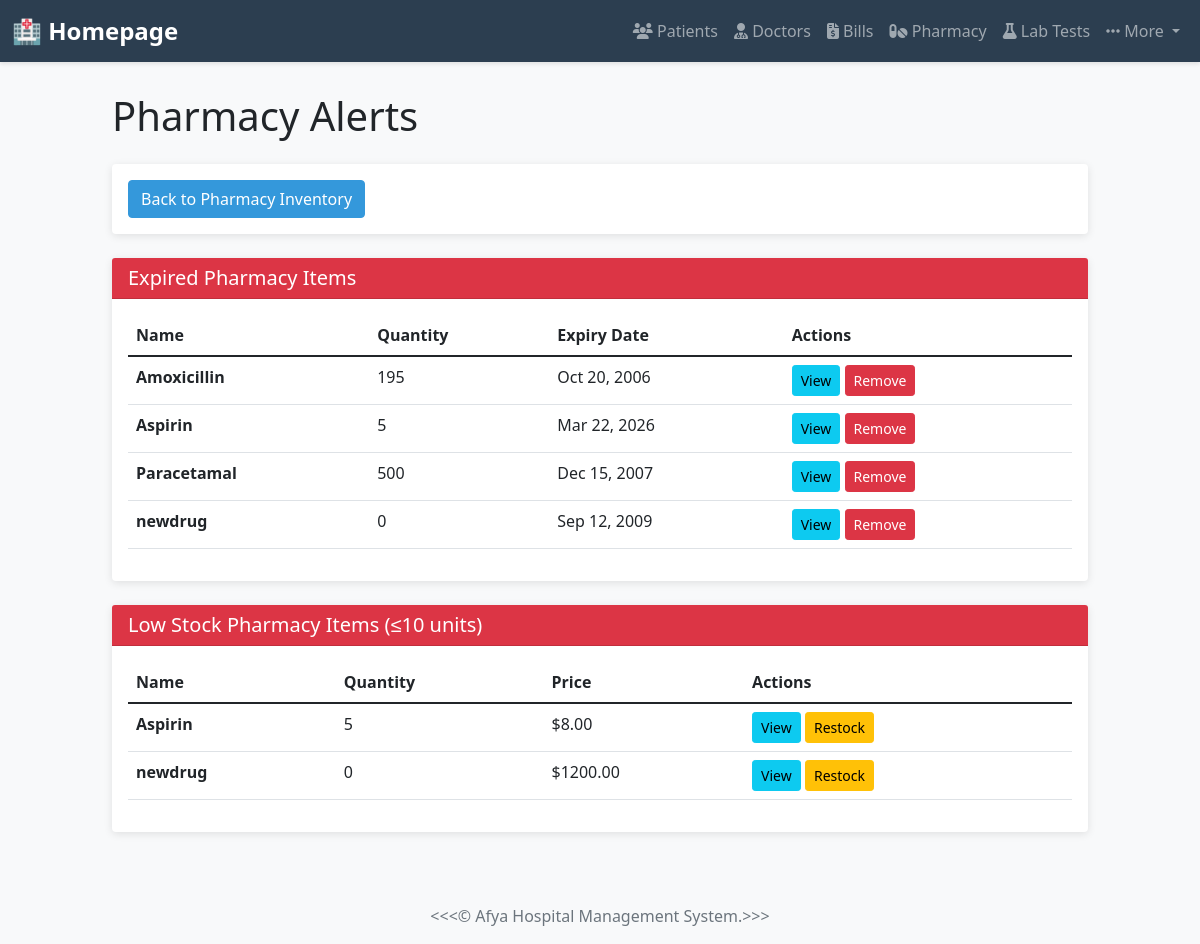
/pharmacy/alerts/, run on the app's committed database.
### myapp/models.py (models this page shows, shortened)
class PharmacyItem(models.Model):
    name = models.CharField(max_length=100, unique=True)
    quantity = models.PositiveIntegerField(help_text="Current stock quantity")
    price = models.DecimalField(max_digits=10, decimal_places=2, help_text="Price per unit")
    expiry_date = models.DateField()
    batch_number = models.CharField(max_length=50, blank=True, null=True)
    date_added = models.DateTimeField(auto_now_add=True)
    updated_at = models.DateTimeField(auto_now=True)
    class Meta:
        ordering = ['name']

### myapp/views.py (the view)
# urls.py: path('pharmacy/alerts/', views.pharmacy_alerts, name='pharmacy_alerts'),
def pharmacy_alerts(request):
    today = date.today()
    expiring_soon = PharmacyItem.objects.filter(expiry_date__lte=today + timedelta(days=30), expiry_date__gte=today)
    expired = PharmacyItem.objects.filter(expiry_date__lt=today)
    low_stock = PharmacyItem.objects.filter(quantity__lte=10)
    context = {
        'expiring_soon': expiring_soon,
        'expired': expired,
        'low_stock': low_stock,
    }
    return render(request, 'pharmacy_alerts.html', context)

### myapp/templates/pharmacy_alerts.html (shortened to what this page needs)
{% extends 'base.html' %}
{% block content %}
<div class="row mb-4">
    <div class="col-md-12">
        <h1 class="mb-4">Pharmacy Alerts</h1>
        <div class="card">
            <div class="card-body">
                <a href="{% url 'myapp:pharmacy_item_list' %}" class="btn btn-primary">Back to Pharmacy Inventory</a>
            </div>
        </div>
    </div>
</div>
<div class="row">
    <div class="col-md-12">
        {% if expired %}
        <div class="card mb-4 border-danger">
            <div class="card-header bg-danger text-white">
                <h5 class="mb-0">Expired Pharmacy Items</h5>
            </div>
            <div class="card-body">
                <div class="table-responsive">
                    <table class="table table-hover">
                        <thead>
                            <tr>
                                <th>Name</th>
                                <th>Quantity</th>
                                <th>Expiry Date</th>
                                <th>Actions</th>
                            </tr>
                        </thead>
                        <tbody>
                            {% for pharmacy_item in expired %}
                            <tr>
                                <td><strong>{{ pharmacy_item.name }}</strong></td>
                                <td>{{ pharmacy_item.quantity }}</td>
                                <td>{{ pharmacy_item.expiry_date|date:"M d, Y" }}</td>
                                <td>
                                    <a href="{% url 'myapp:pharmacy_item_detail' pharmacy_item.pk %}" class="btn btn-sm btn-info">View</a>
                                    <a href="{% url 'myapp:delete_pharmacy_item' pharmacy_item.pk %}" class="btn btn-sm btn-danger">Remove</a>
                                </td>
                            </tr>
                            {% endfor %}
                        </tbody>
                    </table>
                </div>
            </div>
        </div>
        {% endif %}
        {% if low_stock %}
        <div class="card mb-4 border-danger">
            <div class="card-header bg-danger text-white">
                <h5 class="mb-0">Low Stock Pharmacy Items (≤10 units)</h5>
            </div>
            <div class="card-body">
                <div class="table-responsive">
                    <table class="table table-hover">
                        <thead>
                            <tr>
                                <th>Name</th>
                                <th>Quantity</th>
                                <th>Price</th>
                                <th>Actions</th>
                            </tr>
                        </thead>
                        <tbody>
                            {% for pharmacy_item in low_stock %}
                            <tr>
                                <td><strong>{{ pharmacy_item.name }}</strong></td>
                                <td>{{ pharmacy_item.quantity }}</td>
                                <td>${{ pharmacy_item.price }}</td>
                                <td>
                                    <a href="{% url 'myapp:pharmacy_item_detail' pharmacy_item.pk %}" class="btn btn-sm btn-info">View</a>
                                    <a href="{% url 'myapp:update_pharmacy_item' pharmacy_item.pk %}" class="btn btn-sm btn-warning">Restock</a>
                                </td>
                            </tr>
                            {% endfor %}
                        </tbody>
                    </table>
                </div>
            </div>
        </div>
        {% endif %}
    </div>
</div>
{% endblock %}

### myapp/templates/base.html (style rules this page uses)
body { background-color: #f8f9fa; font-family: 'Segoe UI', Tahoma, Geneva, Verdana, sans-serif; }
.card { box-shadow: 0 2px 8px rgba(0,0,0,0.1); border: none; }
.btn-primary { background-color: #3498db; border-color: #3498db; }

### data on the page
PharmacyItem: name "Amoxicillin", quantity "195", expiry_date "Oct 20, 2006"
PharmacyItem: name "Aspirin", quantity "5", expiry_date "Mar 22, 2026", price "8.00"
PharmacyItem: name "Paracetamal", quantity "500", expiry_date "Dec 15, 2007"
PharmacyItem: name "newdrug", quantity "0", expiry_date "Sep 12, 2009", price "1200.00"
